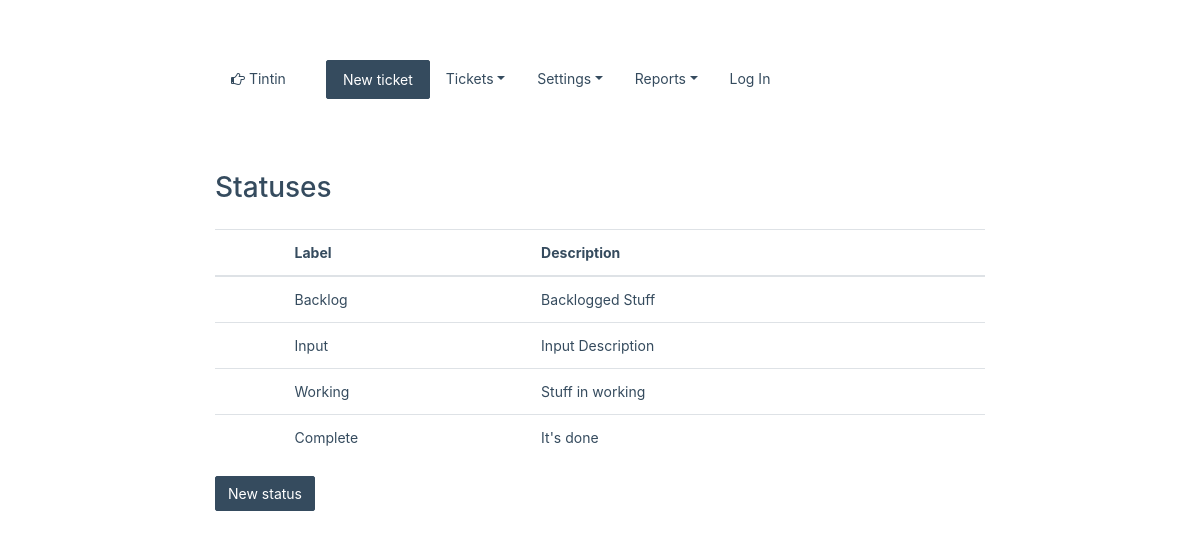
/index.php/status/all, run on an earlier commit of the app's database.
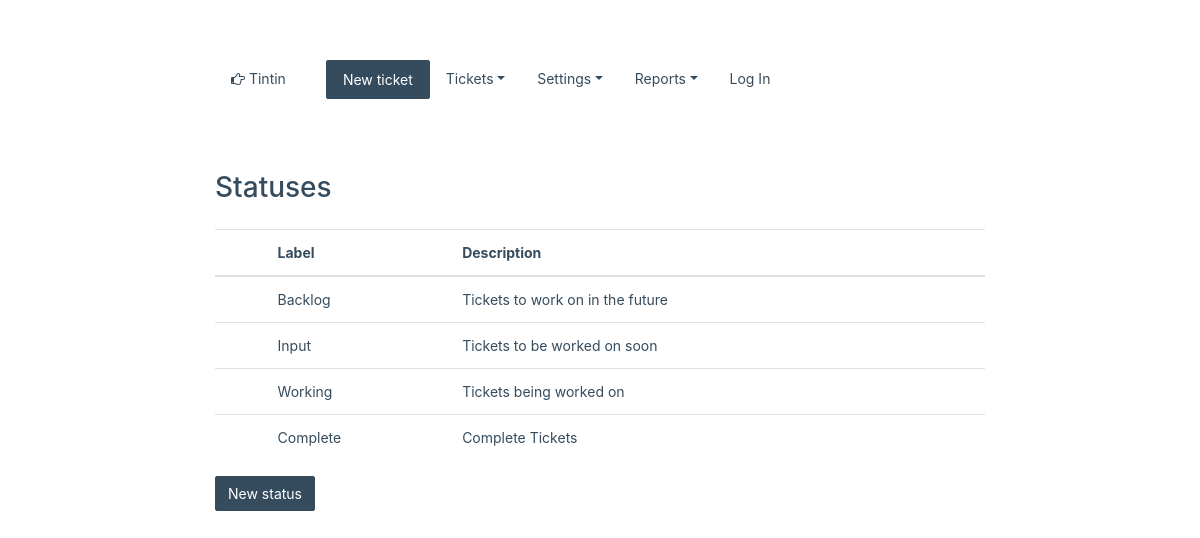
And on a later commit of the database.
### tables this page shows
CREATE TABLE IF NOT EXISTS `statuses` (
  `sid` int(11) NOT NULL AUTO_INCREMENT,
  `label` varchar(50) NOT NULL,
  `description` text,
  `place` int(11) DEFAULT NULL,
  `created` datetime DEFAULT CURRENT_TIMESTAMP,
  `active` enum('Y','N') NOT NULL DEFAULT 'N',
  PRIMARY KEY (`sid`)
);

### application/controllers/Status.php (called while the page is built, shortened)
<?php
class Status extends CI_Controller {
    public function __construct()
    {
        $this->load->model('statuses_model');
        $this->load->library('form_validation');
    }
    public function all()
    {
        $statuses = $this->statuses_model->get_statuses();
        $this->load->view('status/all', compact('statuses', 'title'));
    }
}

### index.php (called while the page is built, shortened)
<?php
require_once BASEPATH.'core/CodeIgniter.php';

### application/models/statuses_model.php (called while the page is built, shortened)
<?php
class Statuses_model extends CI_Model {
    public function get_statuses()
    {
        $this->db->order_by('place', 'asc');
        $this->db->where('active', 'Y');
        $query = $this->db->get('statuses');
        return $query->result();
    }
}

### application/views/status/all.php (the view, shortened to what this page needs)
<div class="col-sm-12">
	<h1>Statuses</h1>
	<table class="table">
		<thead>
			<tr>
				<th></th>
				<th>Label</th>
				<th>Description</th>
				<th></th>
			</tr>
		</thead>
		<tbody>
			<?php foreach( $statuses as $status ): ?>
				<tr id="<?php echo $status->sid ?>">
					<td></td>
					<td><?php echo $status->label ?></td>
					<td><?php echo $status->description ?></td>
					<td>
					</td>
				</tr>
			<?php endforeach ?>
		</tbody>
	</table>
	<a href="<?php echo base_url() ?>status/create/"><button class="btn btn-primary">New status</button></a>
</div>

What changed in the data, as far as the page shows it:
changed statuses "Backlog": description "Backlogged Stuff" → "Tickets to work on in the future"
changed statuses "Input": description "Input Description" → "Tickets to be worked on soon"
changed statuses "Working": description "Stuff in working" → "Tickets being worked on"
changed statuses "Complete": description "It's done" → "Complete Tickets"
